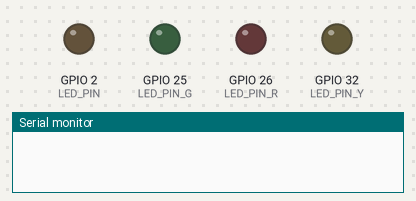
Simulated run of this sketch. Board: ESP32. Shown: output pins drawn as LEDs (lit = HIGH), the last lines printed to the serial monitor.

Above: at 0.5 s.
At 3.5 s:
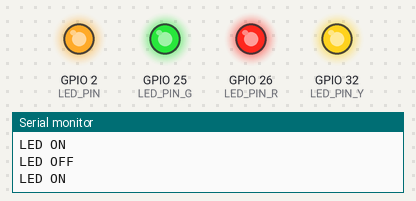
Timing chart, 0 to 4.6 s (numbered marks = the images above):
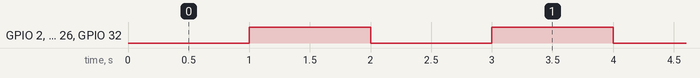

Measured:
- by itself, GPIO 2 (LED_PIN), GPIO 25 (LED_PIN_G), GPIO 26 (LED_PIN_R), GPIO 32 (LED_PIN_Y): alternates HIGH for 1.0 s and LOW for 1.0 s

The sketch:

ex02.ino
```cpp
#define LED_PIN 2
#define LED_PIN_R 26
#define LED_PIN_G 25
#define LED_PIN_Y 32
long preMillis = 0;
const long interval = 1000;
int leds = LOW;
void setup() {
  Serial.begin(115200);
  pinMode(LED_PIN, OUTPUT);
  pinMode(LED_PIN_R, OUTPUT);
   pinMode(LED_PIN_G, OUTPUT);
    pinMode(LED_PIN_Y, OUTPUT);
}
void loop()
{
  long currentMillis = millis();
  if (currentMillis - preMillis >= interval) {
    preMillis = currentMillis;
    leds = !leds;
    digitalWrite(LED_PIN, leds);
    digitalWrite(LED_PIN_R, leds);
    digitalWrite(LED_PIN_G, leds);
    digitalWrite(LED_PIN_Y, leds);
    if (leds == HIGH) {
  Serial.println("LED ON");
} else {
  Serial.println("LED OFF");
}
  }
}
```
